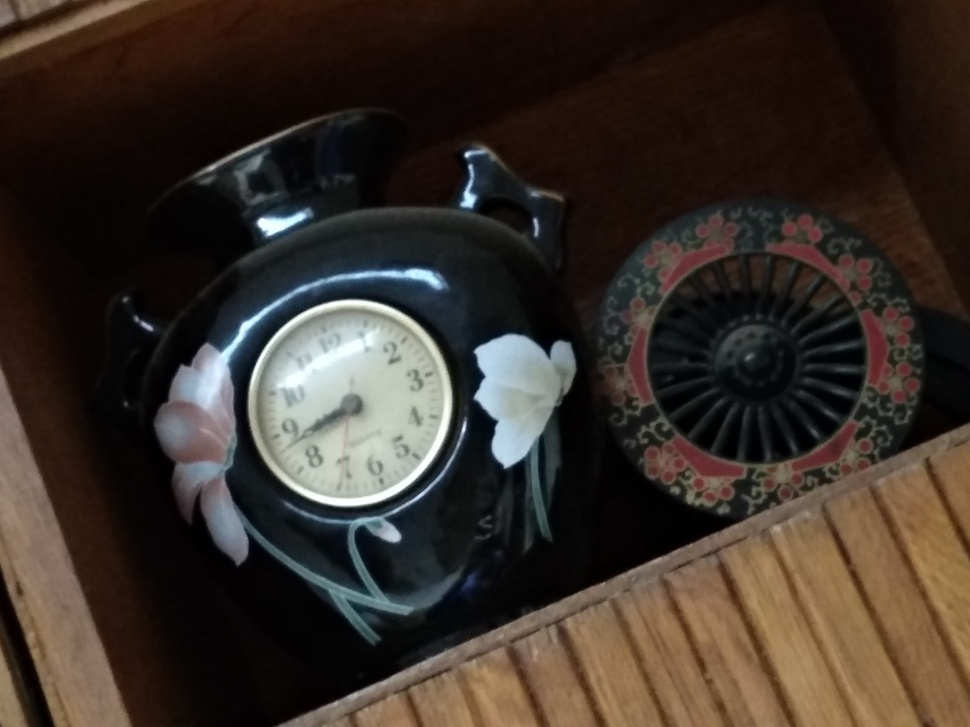
#> input picture Digital Image Processing/OpenCV/gallery/object.jpg, 970 x 727 px, shrunk from 4000 x 3000 before the run, found by its file name
$ python knnFeatureDetection.py
#> lines starting #> are read from the running program, lines starting #| are printed output that depends on the picture
import cv2
import numpy as np
import matplotlib.pyplot as plt


objImg = cv2.imread("../../gallery/object.jpg", cv2.IMREAD_GRAYSCALE)
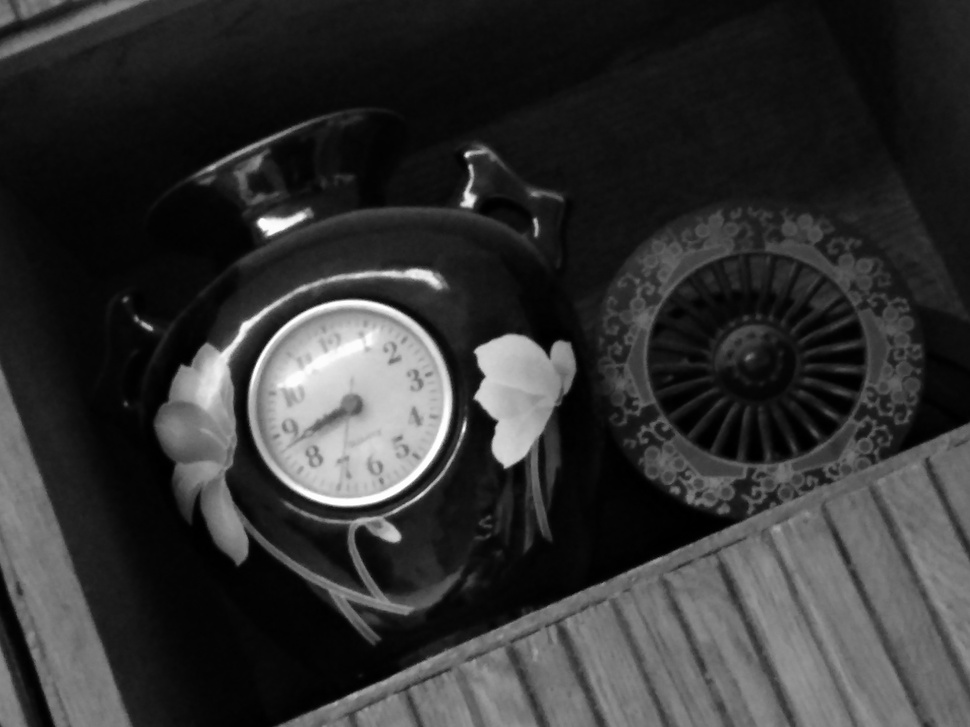
#> objImg: shape (727, 970); min 0, max 255, mean 50.7
sceneImg = cv2.imread("../../gallery/scene.jpg", cv2.IMREAD_GRAYSCALE)
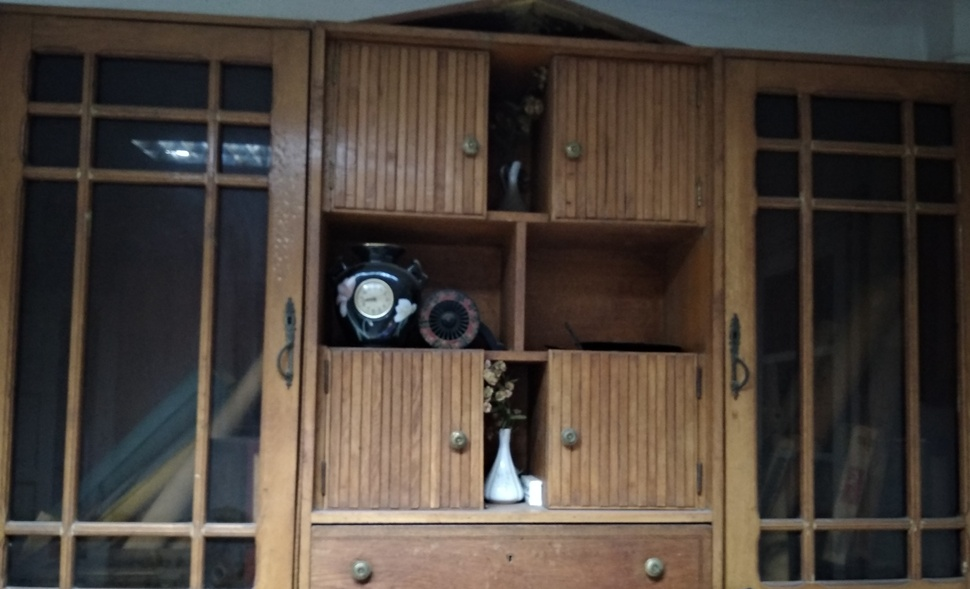
#> input picture Digital Image Processing/OpenCV/gallery/scene.jpg, 970 x 589 px, shrunk from 4000 x 2428 before the run, found by its file name
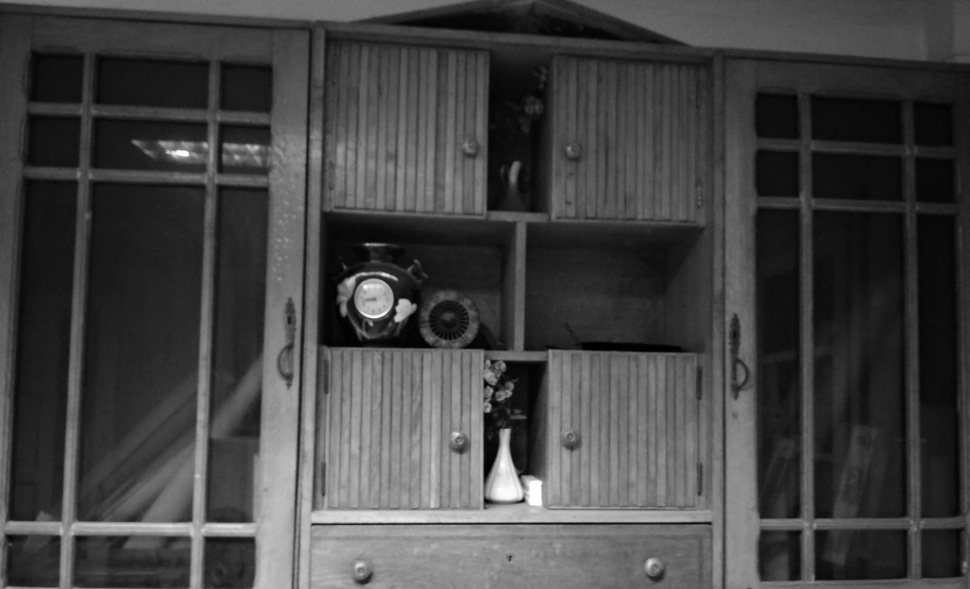
#> sceneImg: shape (589, 970); min 0, max 255, mean 67.7

#> (the run stopped early here; a loop or call above may not have finished)
